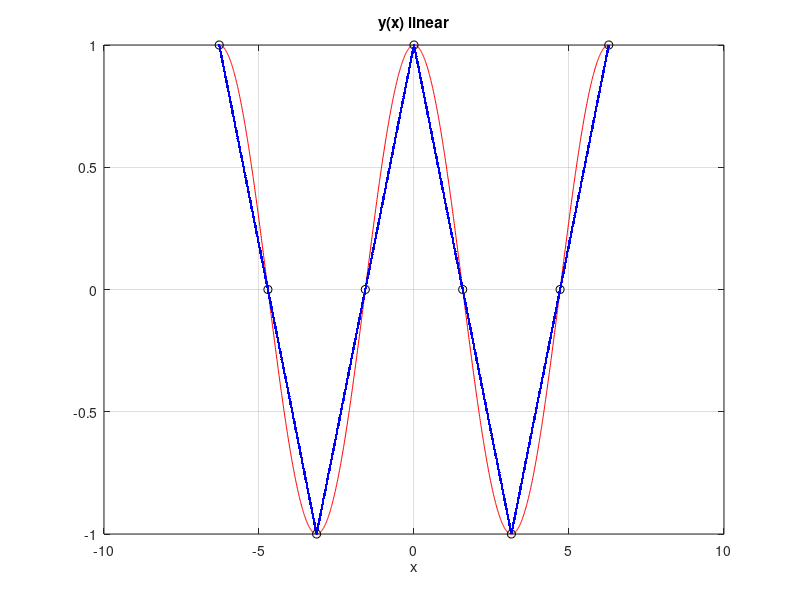
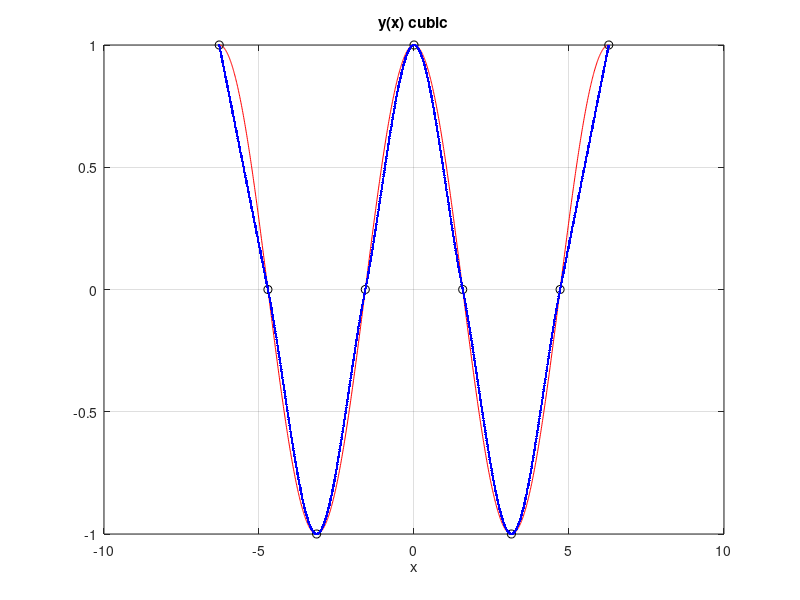
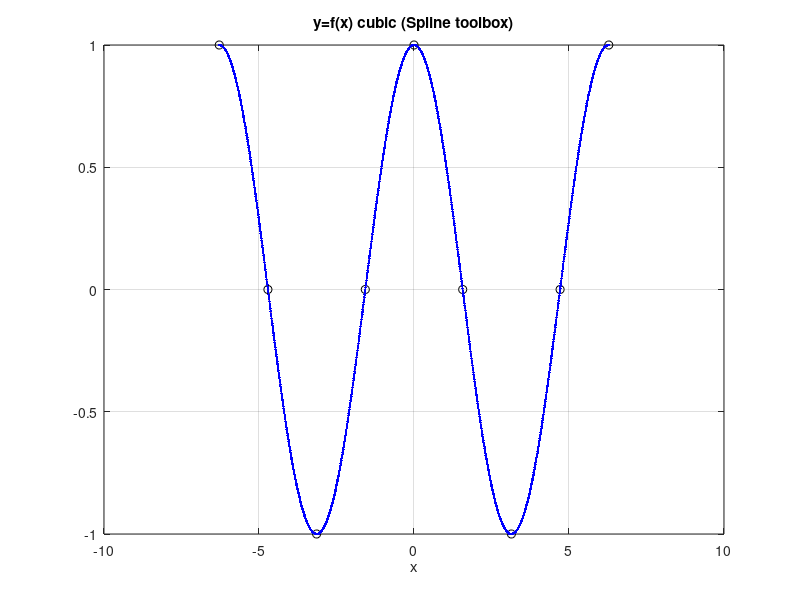

Write the MATLAB code that produced these figures, in order.
clear all; 
close all;
clc;

left_boundary = -2*pi;
right_boundary = 2*pi;

% Funkcja dokladnie - malymi kroczkami
x = ( left_boundary : 0.01 : right_boundary)';
y = cos(x);
% Wezly - zgrubnie - duze kroki
xk = ( left_boundary : 0.5*pi : right_boundary)';
yk = cos(xk);
% Linear spline
yi = interp1(xk,yk,x,'linear');
figure; plot(x,y,'r',xk,yk,'ko',x,yi,'b.'); xlabel('x'); title('y(x) linear'); grid;
% Cubic spline
yi = interp1(xk,yk,x,'cubic');
figure; plot(x,y,'r',xk,yk,'ko',x,yi,'b.'); xlabel('x'); title('y(x) cubic'); grid;
% Cubic spline ze Spline Toolbox
cs = spline(x,[0; y; 0]);
yi = ppval(cs,x);
figure; plot(x,y,'r-', xk,yk,'ko', x,yi,'b.-'); xlabel('x'); title('y=f(x) cubic (Spline toolbox)'); grid;